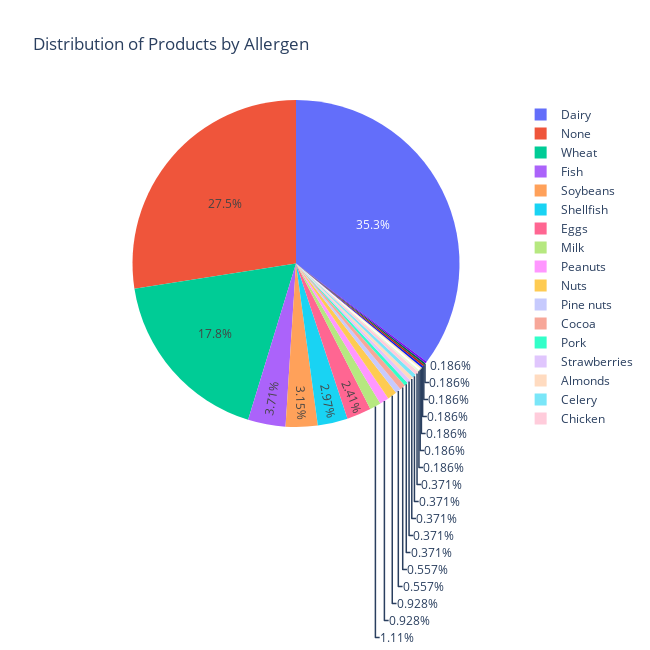

Notebook source saved alongside this figure:
### Code cell
fig = px.pie(allergen_data, names='Allergen', values='Count', 
             title="Distribution of Products by Allergen",
              width=650, height=650)
fig.show()

### Figure 1 — Plotly figure (JSON) as saved in the notebook; plotly's stock layout.template omitted (floating-point values rounded to 4 significant figures)
{"data": [{"domain": {"x": [0, 1], "y": [0, 1]}, "hovertemplate": "Allergen=%{label}<br>Count=%{value}<extra></extra>", "labels": ["Dairy", "None", "Wheat", "Fish", "Soybeans", "Shellfish", "Eggs", "Milk", "Peanuts", "Nuts", "Pine nuts", "Cocoa", "Pork", "Strawberries", "Almonds", "Celery", "Chicken", "Coconut", "Mustard", "Oats", "Ghee", "Anchovies", "Rice", "Alcohol"], "legendgroup": "", "name": "", "showlegend": true, "type": "pie", "values": [190, 148, 96, 20, 17, 16, 13, 6, 5, 5, 3, 3, 2, 2, 2, 2, 2, 1, 1, 1, 1, 1, 1, 1]}], "layout": {"height": 650, "legend": {"tracegroupgap": 0}, "title": {"text": "Distribution of Products by Allergen"}, "width": 650}}
